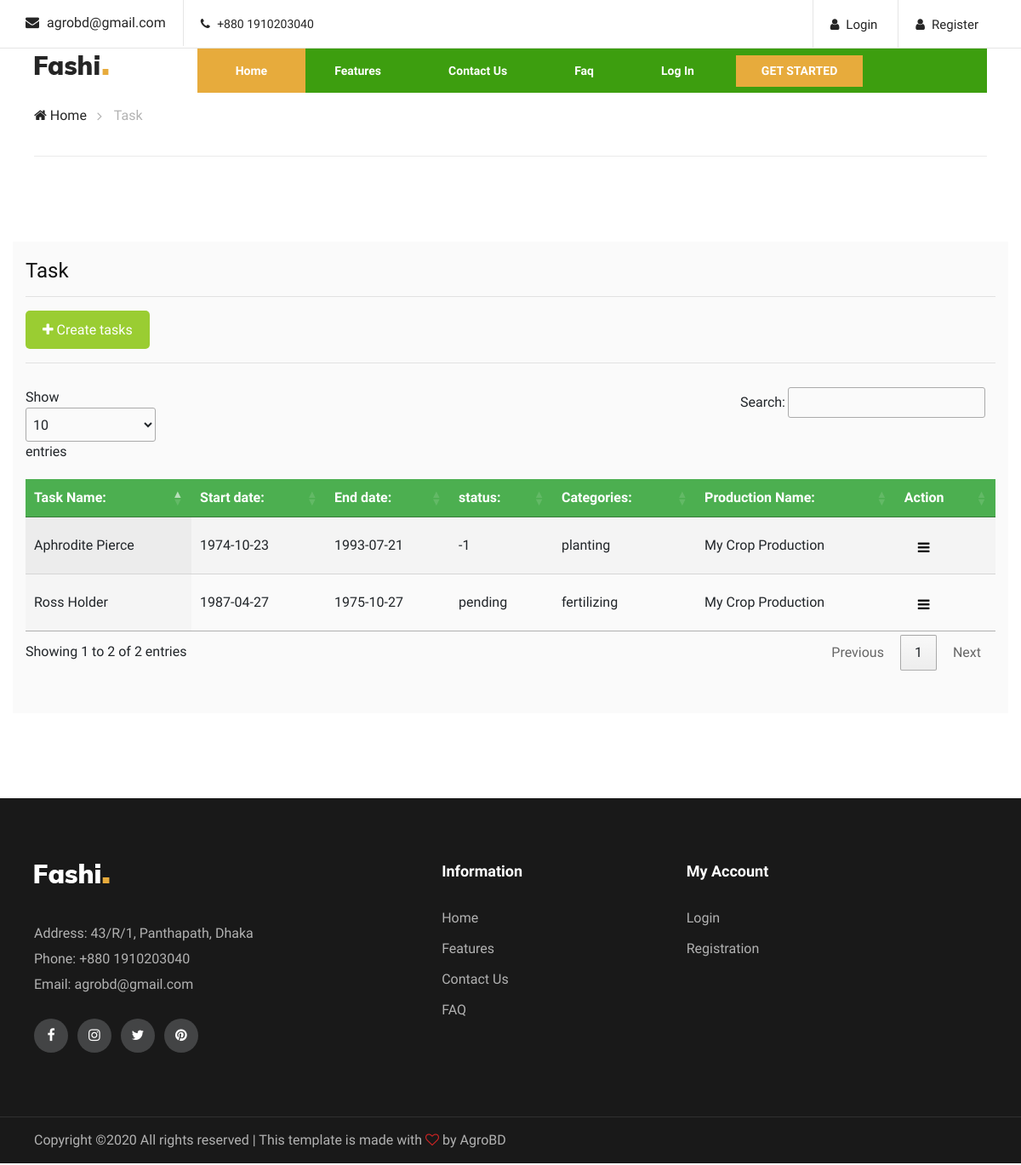
The page /tasks_show.php on the database its author committed.
### tables this page shows
CREATE TABLE `tasks` (
  `task_id` int(11) NOT NULL,
  `task_name` varchar(30) NOT NULL,
  `start_date` date NOT NULL,
  `end_date` date NOT NULL,
  `status` varchar(12) NOT NULL,
  `categories` varchar(20) NOT NULL,
  `cropProduction_id` int(11) NOT NULL,
  `uid` int(11) NOT NULL,
  `created_at` timestamp NOT NULL DEFAULT current_timestamp() ON UPDATE current_timestamp()
);

CREATE TABLE `crop_productions` (
  `cropProduction_id` int(11) NOT NULL,
  `cropProduction_name` varchar(30) NOT NULL,
  `crop_name` varchar(30) NOT NULL,
  `location` varchar(50) NOT NULL,
  `uid` int(11) NOT NULL,
  `created_at` timestamp NOT NULL DEFAULT current_timestamp() ON UPDATE current_timestamp()
);

### tasks_show.php (the view, shortened to what this page needs)
<?php include'includes/head.php';
include'includes/navbar.php';
$conn = connect();
?>
</head>
<body>
    <div class="breacrumb-section">
        <div class="container">
            <div class="row">
                <div class="col-lg-12">
                    <div class="breadcrumb-text">
                        <a href="index"><i class="fa fa-home"></i> Home</a>
                        <span>Task</span>
                    </div>
                </div>
            </div>
        </div>
    </div>
    <section class="homenav">
        <div class="container production_box">
            <div class="">
                <h4>Task</h4>
                <hr>
                <div class="">
                    <button id="myBtn" style="float: none;"><i class="fa fa-plus" aria-hidden="true"></i> Create
                        tasks</button>
                    <hr>
                    <table id="example" class="display">
                        <thead>
                            <tr>
                                <th>Task Name:</th>
                                <th>Start date: </th>
                                <th>End date:</th>
                                <th>status: </th>
                                <th>Categories:</th>
                                <th>Production Name:</th>
                                <th>Action</th>
                            </tr>
                        </thead>
                        <tbody>
                            <?php
                            $sql= "SELECT * FROM tasks as t, crop_productions as c WHERE t.cropProduction_id = c.cropProduction_id";
                            $result = $conn->query($sql);
                                while ($row = $result-> fetch_assoc()):
                            ?>
                            <tr>
                                <td><?php echo $row["task_name"]; ?></td>
                                <td><?php echo $row["start_date"]; ?></td>
                                <td><?php echo $row["end_date"]; ?></td>
                                <td><?php echo $row["status"]; ?></td>
                                <td><?php echo $row["categories"]; ?></td>
                                <td><?php echo $row["cropProduction_name"]; ?></td>
                                <td>
                                    <div class="dropdown">
                                        <button class="dropbtn"><i class="fa fa-bars"></i></button>
                                    </div>
                                </td>
                            </tr>
                            <?php endwhile;?>
                        </tbody>
                    </table>
                </div>
            </div>
    </section>
    <?php
        include'includes/footer.php';
    ?>
</body>
</html>

### css/style.css (style rules this page uses)
html, body { height: 100%; font-family: "Muli", sans-serif; -webkit-font-smoothing: antialiased; -moz-font-smoothing: antialiased; }
h1, h2, h3, h4, h5, h6 { margin: 0; color: #111111; font-weight: 400; font-family: "Muli", sans-serif; }
h4 { font-size: 24px; }
* { box-sizing: border-box; }
.homenav { padding-top: 100px; padding-bottom: 100px; }
.breadcrumb-text { border-bottom: 1px solid #ebebeb; padding: 15px 0; }
.breadcrumb-text a { display: inline-block; font-size: 16px; color: #252525; margin-right: 28px; position: relative; }
.breadcrumb-text a:after { position: absolute; right: -18px; top: 0px; content: ""; font-family: "FontAwesome"; font-size: 16px; color: #b2b2b2; }
.breadcrumb-text span { display: inline-block; color: #b2b2b2; }
table { border-collapse: collapse; width: 100%; }
.filter th, td { text-align: left; padding: 5px; }
.production_box { background-color: #FAFAFA; padding-top: 20px; padding-bottom: 50px; }
th, td { text-align: left; padding: 10px; }
th { background-color: #4CAF50; color: white; }
tr:nth-child(even) { background-color: #f2f2f2; }
#myBtn { width: auto; height: 45px; background-color: yellowgreen; border: none; border-radius: 5px; color: rgb(255, 255, 255); float: right; padding: 0 20px; }
.dropbtn { background-color: transparent; color: black; padding: 16px; font-size: 16px; border: none; height: 50px; }
.dropdown { position: relative; display: inline-block; }
.fin_body_box img, p, a { padding-bottom: 20px; }
.row { margin: 0 -5px; }
.row:after { content: ""; display: table; clear: both; }
@media only screen and (min-width: 1200px) { .container { max-width: 1170px; } }

### rows shown on the page
tasks: task_name "Ross Holder", start_date "1987-04-27", end_date "1975-10-27", status "pending", categories "fertilizing", cropProduction.cropProduction_name "My Crop Production"
tasks: task_name "Aphrodite Pierce", start_date "1974-10-23", end_date "1993-07-21", status "-1", categories "planting", cropProduction.cropProduction_name "My Crop Production"
